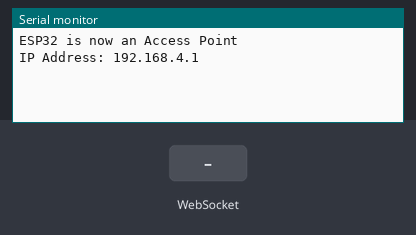
The sketch below on a simulated ESP32. On the bench: the last lines printed to the serial monitor. The test bench sets the inputs (shaded band).

Above: at 1.2 s.
1.3 s: WebSocket text "1" received
At 2.4 s:
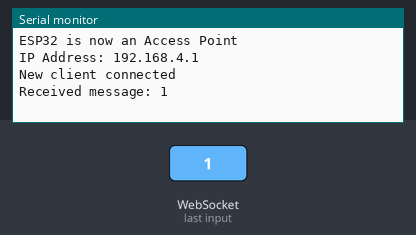
2.8 s: WebSocket text "0" received
At 3.5 s:
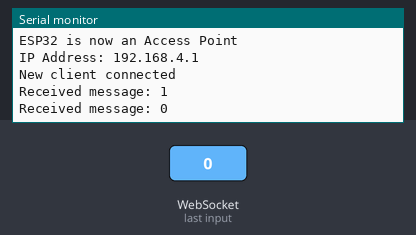

Measured:
- after the input at 1.3 s, the serial monitor: prints a new line at once (image 1)
- after the input at 2.8 s, the serial monitor: prints a new line at once (image 2)

The sketch:

JoystickWebSocket.ino
```cpp
#include <WiFi.h>
#include <WebSocketsServer.h>
#include <ESPAsyncWebServer.h>  // Include the web server library

#include "HTML.h"

const char *ssid = "ESP32-Joystick";  // SSID for the AP
const char *password = "12345678";    // Password for the AP (optional)

WebSocketsServer webSocket = WebSocketsServer(81); // WebSocket server on port 81
AsyncWebServer server(80);  // HTTP server on port 80

// Setup the WiFi AP and WebSocket server
void setup() {
	Serial.begin(115200);

	// Set up the ESP32 as an Access Point
	WiFi.softAP(ssid, password);
	Serial.println("ESP32 is now an Access Point");

	// Start WebSocket server
	webSocket.begin();
	webSocket.onEvent(webSocketEvent);

	// Serve the HTML content when the client accesses the root ("/")
	server.on("/", HTTP_GET, [](AsyncWebServerRequest *request){
		request->send_P(200, "text/html", HTML::index);  // Send the HTML content
	});

	// Start HTTP server
	server.begin();

	Serial.print("IP Address: ");
	Serial.println(WiFi.softAPIP());
}

// WebSocket event handler
void webSocketEvent(uint8_t num, WStype_t type, uint8_t *payload, size_t length) {
	String message;

	switch (type) {
		case WStype_TEXT:
			// Handle joystick data here
			message = String((char *)payload);
			Serial.println("Received message: " + message);
			break;
		case WStype_CONNECTED:
			Serial.println("New client connected");
			break;
		case WStype_DISCONNECTED:
			Serial.println("Client disconnected");
			break;
		default:
			break;
	}
}

void loop() {
	// Listen for WebSocket events
	webSocket.loop();
}
```

HTML.h
```cpp
#ifndef HTML_H
#define HTML_H

namespace HTML
{
	extern const char index[];
}

#endif // HTML_H
```

index_HTML.cpp
```cpp
#include "HTML.h"

namespace HTML
{
	const char index[] = R"delimiter(
<!DOCTYPE html>
<html lang="en">
	<head>
		<meta charset="UTF-8">
		<title>Reusable Joystick Widget</title>
		<style>
			/* Container for the joystick */
			.joystick-container {
				width: 30vw;
				height: 30vw;
				background: #f0f0f0;
				border: 2px solid #ccc;
				border-radius: 50%;
				position: relative;
				touch-action: none; /* Prevent default touch behaviors */
			}
			/* Center marker to show the center of the container */
			.joystick-center-marker {
				width: 5%;
				height: 5%;
				background: red;
				border-radius: 50%;
				position: absolute;
				left: 50%;
				top: 50%;
				transform: translate(-50%, -50%);
				pointer-events: none;
			}
			/* The draggable knob */
			.joystick-knob {
				width: 20%;
				height: 20%;
				background: #333;
				border-radius: 50%;
				position: absolute;
				left: 50%;
				top: 50%;
				transform: translate(-50%, -50%);
				cursor: pointer;
			}
			/* Coordinates display styling */
			#coords {
				margin-top: 20px;
				font-size: 16px;
				font-family: sans-serif;
			}
		</style>
	</head>
	<body>

		<!-- Joystick widget container -->
		<div id="myJoystick" class="joystick-container">
			<div class="joystick-center-marker"></div>
			<div class="joystick-knob"></div>
		</div>
		<!-- Area to display joystick coordinates -->
		<div id="coords">x: 0.00, y: 0.00</div>

		<script>
			const ws = new WebSocket("ws://192.168.4.1:81"); // IP of the ESP32 AP, port 81

			// Send joystick data to the ESP32
			function sendJoystickData(x, y) {
				const data = JSON.stringify({ x, y });
				ws.send(data);
			}

			// Joystick class to encapsulate the widget functionality
			class Joystick {
				constructor(container, coordsDisplay) {
					this.container = container;
					this.knob = container.querySelector('.joystick-knob');
					this.coordsDisplay = coordsDisplay;

					// Center coordinates of the container
					this.centerX = container.clientWidth / 2;
					this.centerY = container.clientHeight / 2;
					// Maximum distance the knob can move from center
					this.maxDistance = container.clientWidth / 2 - this.knob.clientWidth / 2;
					this.dragging = false;

					// Bind event listener to the container so any touch will reposition the knob.
					this.container.addEventListener('pointerdown', this.onPointerDown.bind(this));
				}

				onPointerDown(e) {
					e.preventDefault();
					this.dragging = true;
					// Attach move and up listeners on the document.
					document.addEventListener('pointermove', this.onPointerMoveBound = this.onPointerMove.bind(this));
					document.addEventListener('pointerup', this.onPointerUpBound = this.onPointerUp.bind(this));
					// Immediately reposition the knob to where the pointer is.
					this.moveKnob(e);
				}

				onPointerMove(e) {
					if (!this.dragging) return;
					this.moveKnob(e);
				}

				onPointerUp(e) {
					this.dragging = false;
					// Reset the knob to the center position when the pointer is released.
					this.knob.style.left = '50%';
					this.knob.style.top = '50%';
					this.knob.style.transform = 'translate(-50%, -50%)';
					this.updateCoords(this.centerX, this.centerY);
					// Remove move and up listeners.
					document.removeEventListener('pointermove', this.onPointerMoveBound);
					document.removeEventListener('pointerup', this.onPointerUpBound);
				}

				moveKnob(e) {
					// Calculate the pointer position relative to the container.
					const rect = this.container.getBoundingClientRect();
					let x = e.clientX - rect.left;
					let y = e.clientY - rect.top;

					// Calculate offset from the container's center.
					const deltaX = x - this.centerX;
					const deltaY = y - this.centerY;
					const distance = Math.sqrt(deltaX * deltaX + deltaY * deltaY);

					// If the pointer is outside the allowed radius, clamp its position.
					let clampedX = deltaX;
					let clampedY = deltaY;
					if (distance > this.maxDistance) {
						const ratio = this.maxDistance / distance;
						clampedX *= ratio;
						clampedY *= ratio;
					}

					// Set the knob's position.
					this.knob.style.left = (this.centerX + clampedX) + 'px';
					this.knob.style.top = (this.centerY + clampedY) + 'px';
					this.knob.style.transform = 'translate(-50%, -50%)';

					// Update the coordinates display (normalized to a range from -1 to 1).
					this.updateCoords(this.centerX + clampedX, this.centerY + clampedY);
				}

				updateCoords(x, y) {
					const normX = ((x - this.centerX) / this.maxDistance).toFixed(2);
					const normY = ((y - this.centerY) / this.maxDistance).toFixed(2);
					this.coordsDisplay.textContent = 'x: ' + normX + ', y: ' + normY;

					// Send the joystick data to the ESP32 via WebSocket
					sendJoystickData(normX, normY);
				}
			}

			// Instantiate the joystick by providing the container and the coordinates display elements.
			const joystickContainer = document.getElementById('myJoystick');
			const coordsDisplay = document.getElementById('coords');
			const joystick = new Joystick(joystickContainer, coordsDisplay);
		</script>
	</body>
</html>
			)delimiter";
}
```
